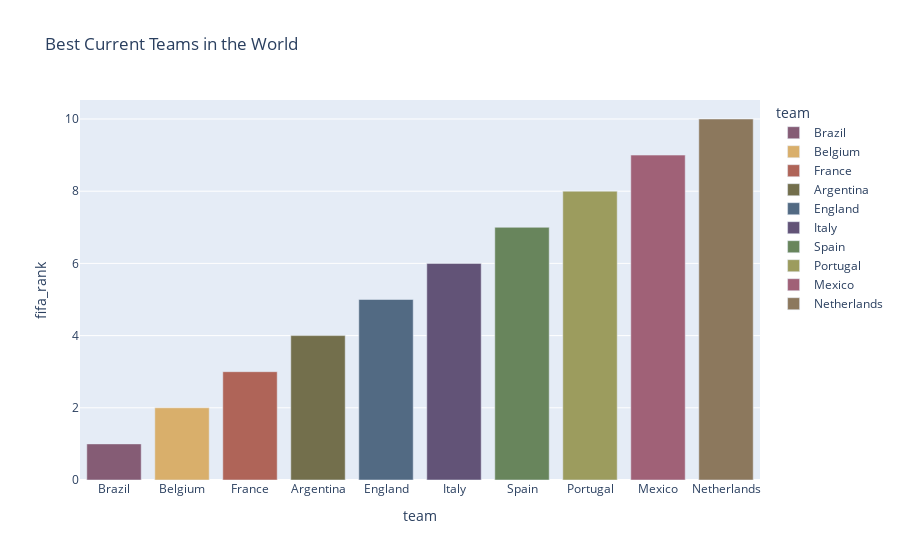

Notebook source saved alongside this figure:
### Code cell
# best current best teams in the world according to their rank
home = fifa_df[['date', 'home_team', 'home_team_fifa_rank']].rename(
    columns={'home_team': 'team', 'home_team_fifa_rank': 'fifa_rank'})
away = fifa_df[['date', 'away_team', 'away_team_fifa_rank']].rename(
    columns={'away_team': 'team', 'away_team_fifa_rank': 'fifa_rank'})

best_current_teams = (pd.concat([home, away])
                      .sort_values(by=['date', 'fifa_rank'], ascending=[False, True])
                      .groupby('team').first().sort_values(by='fifa_rank').reset_index())

fig = px.bar(best_current_teams[:10], x='team', y='fifa_rank', color='team',
             title='Best Current Teams in the World', color_discrete_sequence=px.colors.qualitative.Antique)
fig.update_layout(hovermode="x unified", xaxis={
                  'categoryorder': 'total ascending'})

### Figure 1 — Plotly figure (JSON) as saved in the notebook; plotly's stock layout.template omitted (floating-point values rounded to 4 significant figures)
{"data": [{"alignmentgroup": "True", "hovertemplate": "team=%{x}<br>fifa_rank=%{y}<extra></extra>", "legendgroup": "Brazil", "marker": {"color": "rgb(133, 92, 117)", "pattern": {"shape": ""}}, "name": "Brazil", "offsetgroup": "Brazil", "orientation": "v", "showlegend": true, "textposition": "auto", "type": "bar", "x": ["Brazil"], "xaxis": "x", "y": [1], "yaxis": "y"}, {"alignmentgroup": "True", "hovertemplate": "team=%{x}<br>fifa_rank=%{y}<extra></extra>", "legendgroup": "Belgium", "marker": {"color": "rgb(217, 175, 107)", "pattern": {"shape": ""}}, "name": "Belgium", "offsetgroup": "Belgium", "orientation": "v", "showlegend": true, "textposition": "auto", "type": "bar", "x": ["Belgium"], "xaxis": "x", "y": [2], "yaxis": "y"}, {"alignmentgroup": "True", "hovertemplate": "team=%{x}<br>fifa_rank=%{y}<extra></extra>", "legendgroup": "France", "marker": {"color": "rgb(175, 100, 88)", "pattern": {"shape": ""}}, "name": "France", "offsetgroup": "France", "orientation": "v", "showlegend": true, "textposition": "auto", "type": "bar", "x": ["France"], "xaxis": "x", "y": [3], "yaxis": "y"}, {"alignmentgroup": "True", "hovertemplate": "team=%{x}<br>fifa_rank=%{y}<extra></extra>", "legendgroup": "Argentina", "marker": {"color": "rgb(115, 111, 76)", "pattern": {"shape": ""}}, "name": "Argentina", "offsetgroup": "Argentina", "orientation": "v", "showlegend": true, "textposition": "auto", "type": "bar", "x": ["Argentina"], "xaxis": "x", "y": [4], "yaxis": "y"}, {"alignmentgroup": "True", "hovertemplate": "team=%{x}<br>fifa_rank=%{y}<extra></extra>", "legendgroup": "England", "marker": {"color": "rgb(82, 106, 131)", "pattern": {"shape": ""}}, "name": "England", "offsetgroup": "England", "orientation": "v", "showlegend": true, "textposition": "auto", "type": "bar", "x": ["England"], "xaxis": "x", "y": [5], "yaxis": "y"}, {"alignmentgroup": "True", "hovertemplate": "team=%{x}<br>fifa_rank=%{y}<extra></extra>", "legendgroup": "Italy", "marker": {"color": "rgb(98, 83, 119)", "pattern": {"shape": ""}}, "name": "Italy", "offsetgroup": "Italy", "orientation": "v", "showlegend": true, "textposition": "auto", "type": "bar", "x": ["Italy"], "xaxis": "x", "y": [6], "yaxis": "y"}, {"alignmentgroup": "True", "hovertemplate": "team=%{x}<br>fifa_rank=%{y}<extra></extra>", "legendgroup": "Spain", "marker": {"color": "rgb(104, 133, 92)", "pattern": {"shape": ""}}, "name": "Spain", "offsetgroup": "Spain", "orientation": "v", "showlegend": true, "textposition": "auto", "type": "bar", "x": ["Spain"], "xaxis": "x", "y": [7], "yaxis": "y"}, {"alignmentgroup": "True", "hovertemplate": "team=%{x}<br>fifa_rank=%{y}<extra></extra>", "legendgroup": "Portugal", "marker": {"color": "rgb(156, 156, 94)", "pattern": {"shape": ""}}, "name": "Portugal", "offsetgroup": "Portugal", "orientation": "v", "showlegend": true, "textposition": "auto", "type": "bar", "x": ["Portugal"], "xaxis": "x", "y": [8], "yaxis": "y"}, {"alignmentgroup": "True", "hovertemplate": "team=%{x}<br>fifa_rank=%{y}<extra></extra>", "legendgroup": "Mexico", "marker": {"color": "rgb(160, 97, 119)", "pattern": {"shape": ""}}, "name": "Mexico", "offsetgroup": "Mexico", "orientation": "v", "showlegend": true, "textposition": "auto", "type": "bar", "x": ["Mexico"], "xaxis": "x", "y": [9], "yaxis": "y"}, {"alignmentgroup": "True", "hovertemplate": "team=%{x}<br>fifa_rank=%{y}<extra></extra>", "legendgroup": "Netherlands", "marker": {"color": "rgb(140, 120, 93)", "pattern": {"shape": ""}}, "name": "Netherlands", "offsetgroup": "Netherlands", "orientation": "v", "showlegend": true, "textposition": "auto", "type": "bar", "x": ["Netherlands"], "xaxis": "x", "y": [10], "yaxis": "y"}], "layout": {"barmode": "relative", "hovermode": "x unified", "legend": {"title": {"text": "team"}, "tracegroupgap": 0}, "title": {"text": "Best Current Teams in the World"}, "xaxis": {"anchor": "y", "categoryarray": ["Brazil", "Belgium", "France", "Argentina", "England", "Italy", "Spain", "Portugal", "Mexico", "Netherlands"], "categoryorder": "total ascending", "domain": [0, 1], "title": {"text": "team"}}, "yaxis": {"anchor": "x", "domain": [0, 1], "title": {"text": "fifa_rank"}}}}
